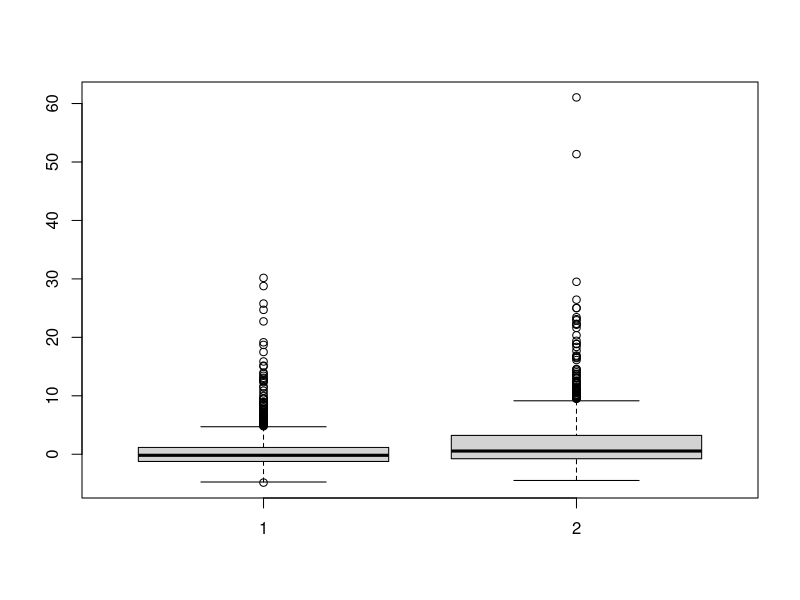
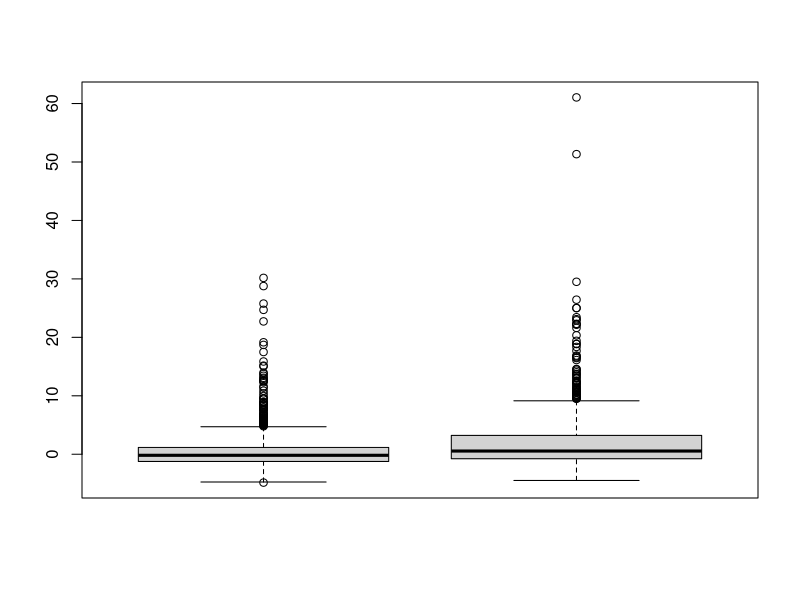
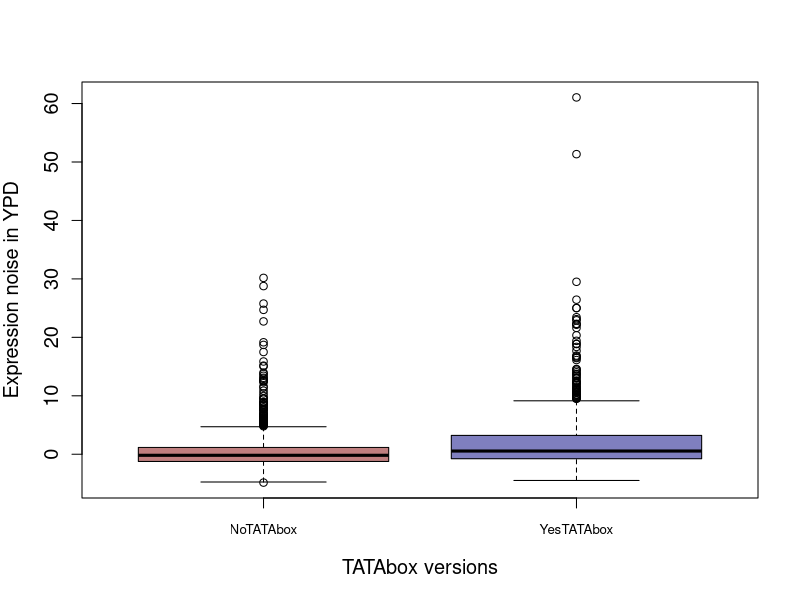
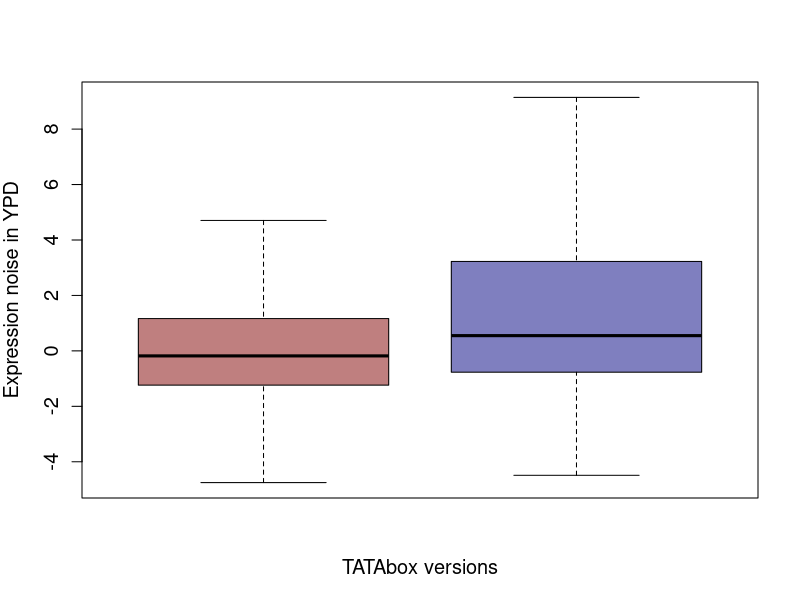
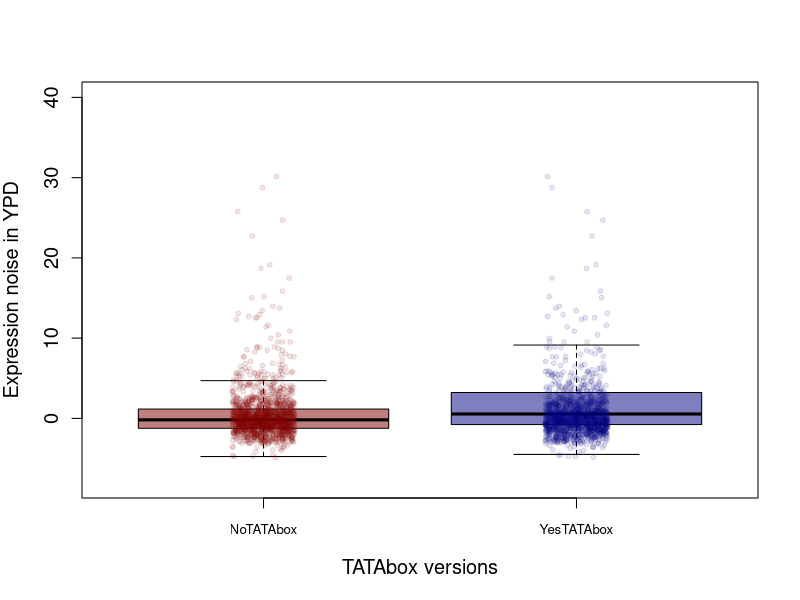

Source code (R) for these figures, in order:
#Box plot
data=read.table("Filtered_MERGED_DATA_Yeast.txt", header=T)
View(data)

noTATAbox=data[which(data$TATAbox==0),]
yesTATAbox=data[which(data$TATAbox==1),]
View(noTATAbox)

boxplot(noTATAbox$DM_YPD, yesTATAbox$DM_YPD)
#Remove '1' and '2' from x and y label
boxplot(noTATAbox$DM_YPD, yesTATAbox$DM_YPD, xaxt="n")
boxplot(noTATAbox$DM_YPD, yesTATAbox$DM_YPD, xaxt="n", cex.axis=1.2, 
        ylab="Expression noise in YPD", xlab="TATAbox versions", cex.lab=1.2,
        col=c(rgb(0.5,0,0,0.5), rgb(0,0,0.5,0.5)))
# Now add custom x-axis only once (running this again will add labels on top)
#here, these labels behaves as ticks(or numbers in other plots on x axis) and
#therefore their size is controlled by cex.axis
axis(side=1, label=c("NoTATAbox", "YesTATAbox"), at=c(1,2), cex.axis=0.8)

#outline=F removes points beyond the IQ or interquartile range
boxplot(noTATAbox$DM_YPD, yesTATAbox$DM_YPD, xaxt="n", cex.axis=1.2, 
        ylab="Expression noise in YPD", xlab="TATAbox versions", cex.lab=1.2,
        col=c(rgb(0.5,0,0,0.5), rgb(0,0,0.5,0.5)), outline=F)
#adding ylim
boxplot(noTATAbox$DM_YPD, yesTATAbox$DM_YPD, xaxt="n", cex.axis=1.2, 
        ylab="Expression noise in YPD", xlab="TATAbox versions", cex.lab=1.2,
        col=c(rgb(0.5,0,0,0.5), rgb(0,0,0.5,0.5)), outline=F, ylim=c(-8, 40))
axis(side=1, label=c("NoTATAbox", "YesTATAbox"), at=c(1,2), cex.axis=0.8)
#adding data points on top
stripchart(noTATAbox$DM_YPD, vertical=T, method="jitter", add=T, at=1, 
           col=rgb(0.5,0,0,0.1), pch=20)
stripchart(noTATAbox$DM_YPD, vertical=T, method="jitter", add=T, at=2, 
           col=rgb(0,0,0.5,0.1), pch=20)

dev.copy2pdf(file="Expression_noise_YesNoTATAbox.pdf", width=10, height=10, useDingbats=F)
dev.off()
